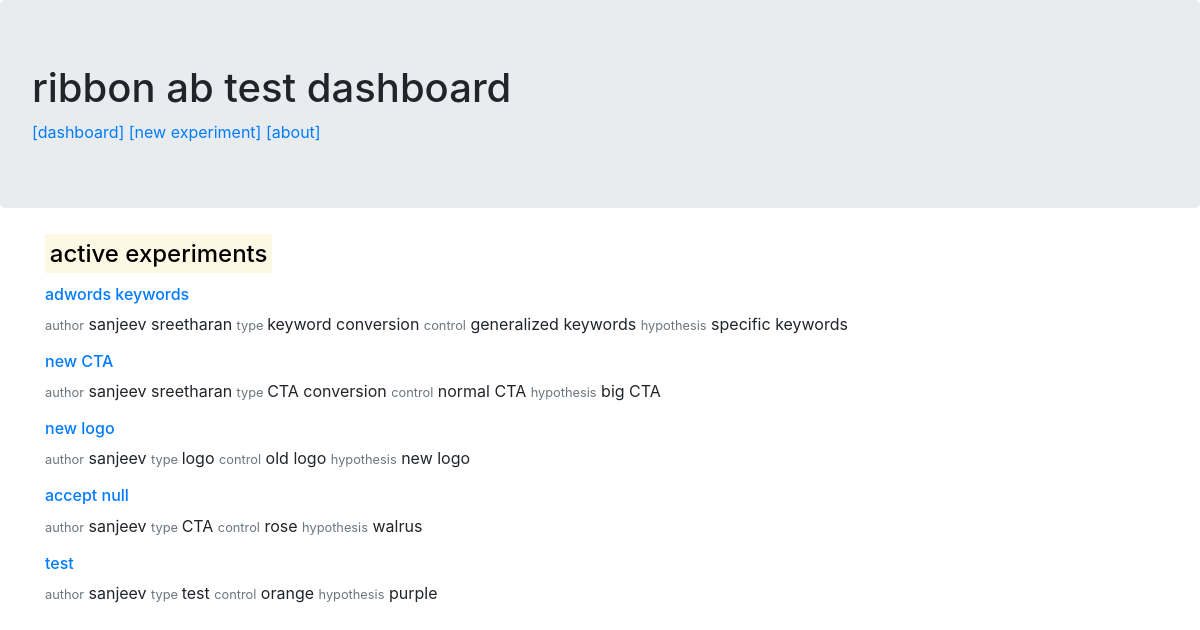
/dashboard/, run on the app's committed database.
### ribbon_ab/models.py (models this page shows)
class BayesianABTest(models.Model):
    experiment_name = models.CharField(max_length=50)
    experiment_person = models.CharField(max_length = 50, default = 'sanjeev')
    experiment_type = models.CharField(max_length=50)
    control = models.CharField(max_length=50)
    hypothesis = models.CharField(max_length=50)
    control_sample_size = models.IntegerField(blank = True, null = True)
    hypothesis_sample_size = models.IntegerField(blank = True, null = True)
    control_conversion_rate = models.FloatField(blank = True, null = True)
    hypothesis_conversion_rate = models.FloatField(blank = True, null = True)
    analysis_type = models.CharField(max_length = 50, default = 'analytic')
    decision_variable = models.CharField(max_length = 50, default = 'lift')
    decision_rule = models.CharField(max_length = 50, default = 'rope')
    decision_alpha = models.FloatField(default = 0.95)
    slug = models.SlugField(max_length=40, default = 'test-slug')

### ribbon_ab/views.py (the view)
# urls.py: path('dashboard/',dashboard_view),
def dashboard_view(request):
    qs = BayesianABTest.objects.all()
    context = {
        'qs': qs
    }
    return render(request,'dashboard.html',context)

### templates/dashboard.html (shortened to what this page needs)
{% extends 'base.html' %}
{% block content %}
        <h4> <mark>active experiments </mark> </h4>
        {% for experiment in qs %}
        <h6 class="text-primary" ><a href="/experiments/{{experiment.slug}}">{{ experiment.experiment_name }}</a> </h6>
         <p style="display:inline"><small class="text-muted">author</small> {{experiment.experiment_person}}  <small class="text-muted"> type </small>{{ experiment.experiment_type }} <small class="text-muted">control</small> {{ experiment.control }} <small class="text-muted">hypothesis</small> {{ experiment.hypothesis }}</p>
        {% endfor %}
{% endblock %}

### templates/base.html (shortened to what this page needs)
<html>
<head>
        <link rel="stylesheet" href="https://maxcdn.bootstrapcdn.com/bootstrap/4.0.0/css/bootstrap.min.css">
</head>
<body>
        <div class="jumbotron">
                <h1>  ribbon ab test dashboard </h1>
                <p style="display:inline"><a href="/dashboard">[dashboard]</a></p>
                <p style="display:inline"><a href="/new_experiment">[new experiment]</a></p>
                <p style="display:inline"><a href="/about">[about]</a></p>
        </div>
                <div class="container" id="container_div">
                {% block content %}
                {% endblock %}
                </div>
</body>
</html>

### data on the page
BayesianABTest: experiment_name "adwords keywords", experiment_person "sanjeev sreetharan", experiment_type "keyword conversion", control "generalized keywords", hypothesis "specific keywords"
BayesianABTest: experiment_name "new CTA", experiment_person "sanjeev sreetharan", experiment_type "CTA conversion", control "normal CTA", hypothesis "big CTA"
BayesianABTest: experiment_name "new logo", experiment_person "sanjeev", experiment_type "logo", control "old logo", hypothesis "new logo"
BayesianABTest: experiment_name "accept null", experiment_person "sanjeev", experiment_type "CTA", control "rose", hypothesis "walrus"
BayesianABTest: experiment_name "test", experiment_person "sanjeev", experiment_type "test", control "orange", hypothesis "purple"
